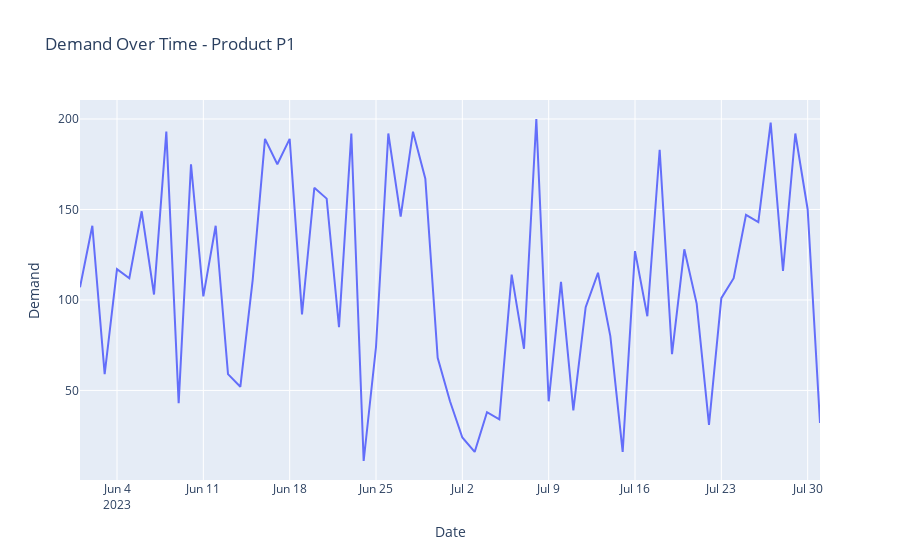
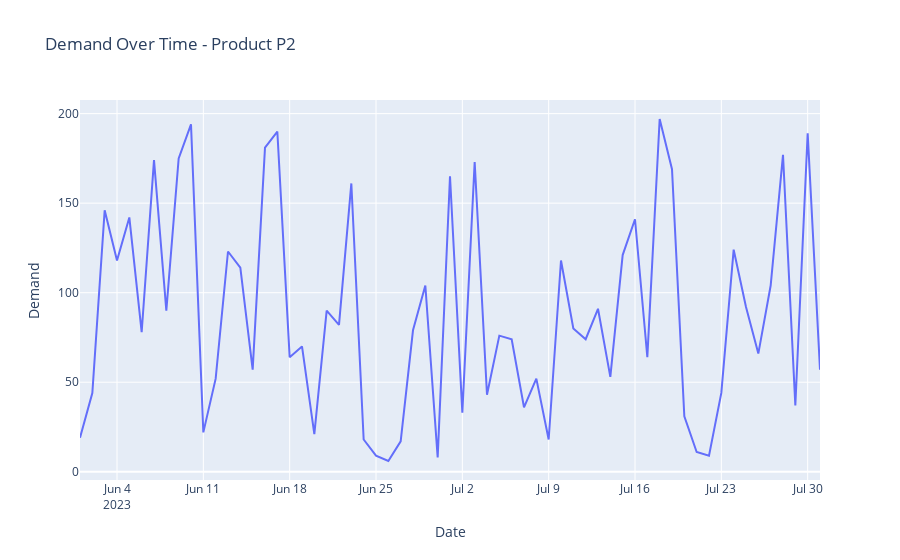
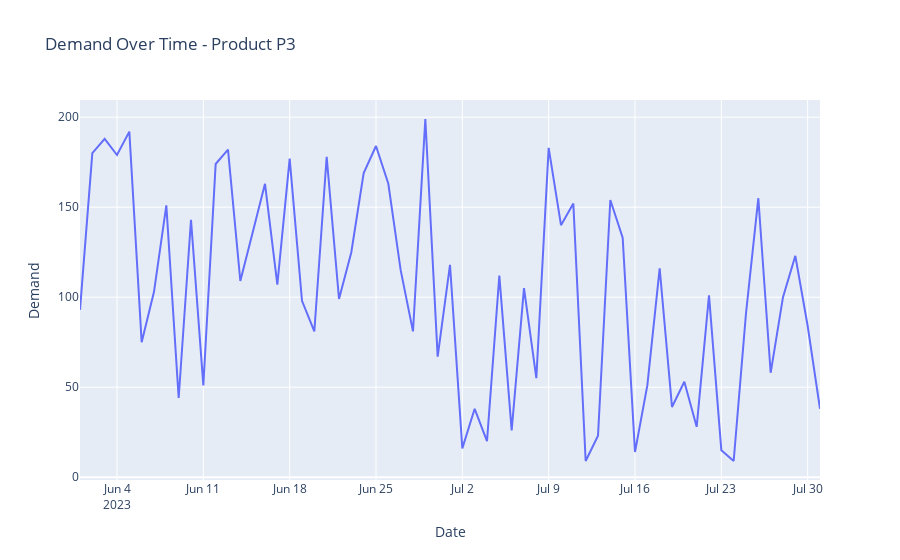

The notebook cell saved with these charts, in order:
### Markdown cell above
DEMAND PLOTS OVER THE PERIOD

### Code cell
import plotly.express as px


fig_demand_p1 = px.line(data[data['Product_ID'] == 'P1'], x='Date', y='Demand', title='Demand Over Time - Product P1')

fig_demand_p2 = px.line(data[data['Product_ID'] == 'P2'], x='Date', y='Demand', title='Demand Over Time - Product P2')

fig_demand_p3 = px.line(data[data['Product_ID'] == 'P3'], x='Date', y='Demand', title='Demand Over Time - Product P3')
fig_demand_p1.show()
fig_demand_p2.show()
fig_demand_p3.show()

### Figure 1 — Plotly figure (JSON) as saved in the notebook; plotly's stock layout.template omitted (floating-point values rounded to 4 significant figures)
{"data": [{"hovertemplate": "Date=%{x}<br>Demand=%{y}<extra></extra>", "legendgroup": "", "line": {"color": "#636efa", "dash": "solid"}, "marker": {"symbol": "circle"}, "mode": "lines", "name": "", "orientation": "v", "showlegend": false, "type": "scatter", "x": ["2023-06-01", "2023-06-02", "2023-06-03", "2023-06-04", "2023-06-05", "2023-06-06", "2023-06-07", "2023-06-08", "2023-06-09", "2023-06-10", "2023-06-11", "2023-06-12", "2023-06-13", "2023-06-14", "2023-06-15", "2023-06-16", "2023-06-17", "2023-06-18", "2023-06-19", "2023-06-20", "2023-06-21", "2023-06-22", "2023-06-23", "2023-06-24", "2023-06-25", "2023-06-26", "2023-06-27", "2023-06-28", "2023-06-29", "2023-06-30", "2023-07-01", "2023-07-02", "2023-07-03", "2023-07-04", "2023-07-05", "2023-07-06", "2023-07-07", "2023-07-08", "2023-07-09", "2023-07-10", "2023-07-11", "2023-07-12", "2023-07-13", "2023-07-14", "2023-07-15", "2023-07-16", "2023-07-17", "2023-07-18", "2023-07-19", "2023-07-20", "2023-07-21", "2023-07-22", "2023-07-23", "2023-07-24", "2023-07-25", "2023-07-26", "2023-07-27", "2023-07-28", "2023-07-29", "2023-07-30", "2023-07-31"], "xaxis": "x", "y": [107, 141, 59, 117, 112, 149, 103, 193, 43, 175, 102, 141, 59, 52, 111, 189, 175, 189, 92, 162, 156, 85, 192, 11, 74, 192, 146, 193, 167, 68, 44, 24, 16, 38, 34, 114, 73, 200, 44, 110, 39, 96, 115, 80, 16, 127, 91, 183, 70, 128, 98, 31, 101, 112, 147, 143, 198, 116, 192, 150, 32], "yaxis": "y"}], "layout": {"legend": {"tracegroupgap": 0}, "title": {"text": "Demand Over Time - Product P1"}, "xaxis": {"anchor": "y", "domain": [0, 1], "title": {"text": "Date"}}, "yaxis": {"anchor": "x", "domain": [0, 1], "title": {"text": "Demand"}}}}

### Figure 2 — Plotly figure (JSON) as saved in the notebook; plotly's stock layout.template omitted (floating-point values rounded to 4 significant figures)
{"data": [{"hovertemplate": "Date=%{x}<br>Demand=%{y}<extra></extra>", "legendgroup": "", "line": {"color": "#636efa", "dash": "solid"}, "marker": {"symbol": "circle"}, "mode": "lines", "name": "", "orientation": "v", "showlegend": false, "type": "scatter", "x": ["2023-06-01", "2023-06-02", "2023-06-03", "2023-06-04", "2023-06-05", "2023-06-06", "2023-06-07", "2023-06-08", "2023-06-09", "2023-06-10", "2023-06-11", "2023-06-12", "2023-06-13", "2023-06-14", "2023-06-15", "2023-06-16", "2023-06-17", "2023-06-18", "2023-06-19", "2023-06-20", "2023-06-21", "2023-06-22", "2023-06-23", "2023-06-24", "2023-06-25", "2023-06-26", "2023-06-27", "2023-06-28", "2023-06-29", "2023-06-30", "2023-07-01", "2023-07-02", "2023-07-03", "2023-07-04", "2023-07-05", "2023-07-06", "2023-07-07", "2023-07-08", "2023-07-09", "2023-07-10", "2023-07-11", "2023-07-12", "2023-07-13", "2023-07-14", "2023-07-15", "2023-07-16", "2023-07-17", "2023-07-18", "2023-07-19", "2023-07-20", "2023-07-21", "2023-07-22", "2023-07-23", "2023-07-24", "2023-07-25", "2023-07-26", "2023-07-27", "2023-07-28", "2023-07-29", "2023-07-30", "2023-07-31"], "xaxis": "x", "y": [19, 44, 146, 118, 142, 78, 174, 90, 175, 194, 22, 52, 123, 114, 57, 181, 190, 64, 70, 21, 90, 82, 161, 18, 9, 6, 17, 79, 104, 8, 165, 33, 173, 43, 76, 74, 36, 52, 18, 118, 80, 74, 91, 53, 121, 141, 64, 197, 169, 31, 11, 9, 44, 124, 92, 66, 104, 177, 37, 189, 57], "yaxis": "y"}], "layout": {"legend": {"tracegroupgap": 0}, "title": {"text": "Demand Over Time - Product P2"}, "xaxis": {"anchor": "y", "domain": [0, 1], "title": {"text": "Date"}}, "yaxis": {"anchor": "x", "domain": [0, 1], "title": {"text": "Demand"}}}}

### Figure 3 — Plotly figure (JSON) as saved in the notebook; plotly's stock layout.template omitted (floating-point values rounded to 4 significant figures)
{"data": [{"hovertemplate": "Date=%{x}<br>Demand=%{y}<extra></extra>", "legendgroup": "", "line": {"color": "#636efa", "dash": "solid"}, "marker": {"symbol": "circle"}, "mode": "lines", "name": "", "orientation": "v", "showlegend": false, "type": "scatter", "x": ["2023-06-01", "2023-06-02", "2023-06-03", "2023-06-04", "2023-06-05", "2023-06-06", "2023-06-07", "2023-06-08", "2023-06-09", "2023-06-10", "2023-06-11", "2023-06-12", "2023-06-13", "2023-06-14", "2023-06-15", "2023-06-16", "2023-06-17", "2023-06-18", "2023-06-19", "2023-06-20", "2023-06-21", "2023-06-22", "2023-06-23", "2023-06-24", "2023-06-25", "2023-06-26", "2023-06-27", "2023-06-28", "2023-06-29", "2023-06-30", "2023-07-01", "2023-07-02", "2023-07-03", "2023-07-04", "2023-07-05", "2023-07-06", "2023-07-07", "2023-07-08", "2023-07-09", "2023-07-10", "2023-07-11", "2023-07-12", "2023-07-13", "2023-07-14", "2023-07-15", "2023-07-16", "2023-07-17", "2023-07-18", "2023-07-19", "2023-07-20", "2023-07-21", "2023-07-22", "2023-07-23", "2023-07-24", "2023-07-25", "2023-07-26", "2023-07-27", "2023-07-28", "2023-07-29", "2023-07-30", "2023-07-31"], "xaxis": "x", "y": [93, 180, 188, 179, 192, 75, 103, 151, 44, 143, 51, 174, 182, 109, 136, 163, 107, 177, 98, 81, 178, 99, 125, 169, 184, 163, 115, 81, 199, 67, 118, 16, 38, 20, 112, 26, 105, 55, 183, 140, 152, 9, 23, 154, 133, 14, 51, 116, 39, 53, 28, 101, 15, 9, 91, 155, 58, 100, 123, 84, 38], "yaxis": "y"}], "layout": {"legend": {"tracegroupgap": 0}, "title": {"text": "Demand Over Time - Product P3"}, "xaxis": {"anchor": "y", "domain": [0, 1], "title": {"text": "Date"}}, "yaxis": {"anchor": "x", "domain": [0, 1], "title": {"text": "Demand"}}}}
